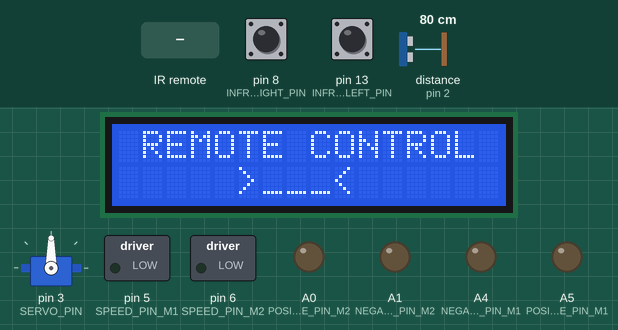
Recording of a sketch running on a simulated Arduino Uno, built with avr-gcc and run on an emulated ATmega328P. Shown: 16×2 character LCD, servo, switched loads named in the sketch (green lamp = pin HIGH), output pins drawn as LEDs (lit = HIGH). The test bench sets the inputs (shaded band); at power-on: pin 8 (INFRARED_RIGHT_PIN) HIGH, pin 13 (INFRARED_LEFT_PIN) HIGH, distance to the obstacle (sensor on pin 2) 80 cm. The echo pulse lasts 58.3 µs per cm; pins used as bus, display or sensor lines are not drawn; what the sketch prints to the serial monitor is not drawn.

Above: at 1.7 s.
1.8 s: infrared code 0xB946FF00 received
At 3.0 s:
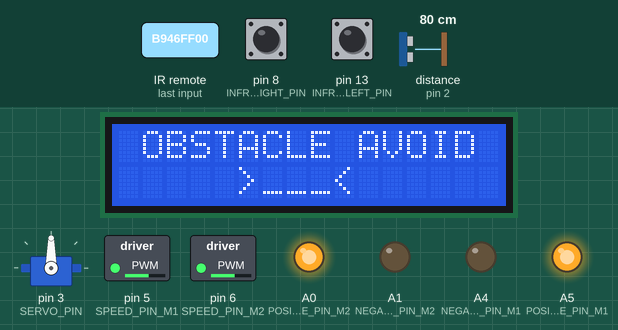
3.3 s: infrared code 0xB847FF00 received
At 4.4 s:
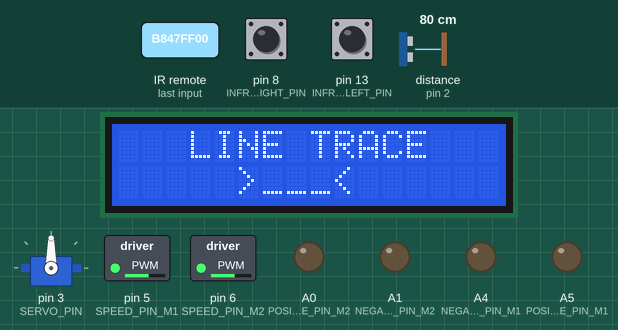
4.8 s: infrared code 0xBA45FF00 received
At 5.7 s:
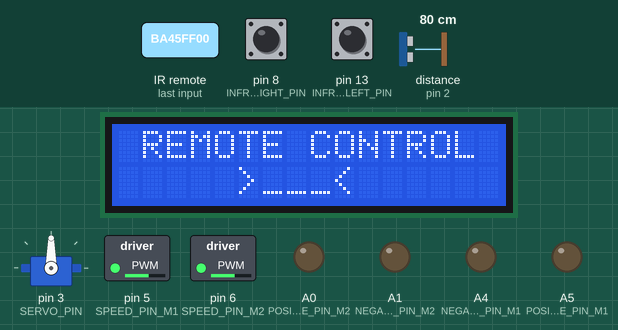
Timing chart, 0 to 7.8 s (numbered marks = the images above; inputs shaded):
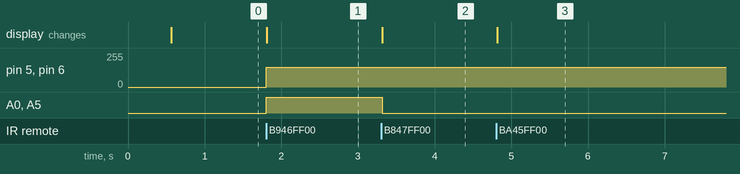

Measured:
- after the input at 1.8 s, pin 5 (SPEED_PIN_M1), pin 6 (SPEED_PIN_M2): 0/255 → 150/255 at once; A0 (POSITIVE_PIN_M2), A5 (POSITIVE_PIN_M1): LOW → HIGH at once; the display: changes at once (image 1)
- after the input at 3.3 s, A0 (POSITIVE_PIN_M2), A5 (POSITIVE_PIN_M1): HIGH → LOW at once; the display: changes at once (image 2)
- after the input at 4.8 s, the display: changes at once (image 3)

The sketch:

self-driving-car.ino
```cpp
#include "ultrasonic.h"
#include "motor.h"
#include "remote-control.h"
#include "infrared-sensor.h"
#include "car.h"
#include <Servo.h>
#include <LiquidCrystal.h>

// LCD Display pins.
#define RS A2
#define EN A3
#define D4 9
#define D5 10
#define D6 11
#define D7 12

// Motors definitions.
#define POSITIVE_PIN_M1 A5
#define POSITIVE_PIN_M2 A0
#define NEGATIVE_PIN_M1 A4
#define NEGATIVE_PIN_M2 A1
#define SPEED_PIN_M1 5
#define SPEED_PIN_M2 6

// Ultrasonic definitions.
#define ULTRASONIC_TRIGGER_PIN 4
#define ULTRASONIC_ECHO_PIN 2

// Servo definitions.
#define SERVO_PIN 3

// Infrared definitions.
#define INFRARED_RIGHT_PIN 8
#define INFRARED_LEFT_PIN 13
#define DARK 1
#define LIGHT 0

// Remote definitions.
#define REMOTE_PIN 7

// Modes definitions using buttons.
#define MODE_ALTERATION_PIN 13
#define OBSTACLE_AVOIDANCE 1
#define LINE_FOLLOWING_STOP 2
#define REMOTE_CONTROL 0

LiquidCrystal lcd(RS, EN, D4, D5, D6, D7);

void obstacleAvoidance(Motor_t *rightMotor, Motor_t *leftMotor, Ultrasonic_t *ultrasonic, uint16_t rightSpeed, uint16_t leftSpeed, unsigned int thresholdDistance);
void oneLineTraceMode(InfraredSensor_t *infraredSensorRight, InfraredSensor_t *infraredSensorLeft, Motor_t *rightMotor, Motor_t *leftMotor, uint16_t rightSpeed, uint16_t leftSpeed, uint16_t rotationSpeed);

Motor_t rightMotor;
Motor_t leftMotor;
Ultrasonic_t ultrasonic;
InfraredSensor_t infraredSensorRight;
InfraredSensor_t infraredSensorLeft;
Servo servo;

// Setting up.
void setup() {
  // Serial connection for debugging.
  Serial.begin(9600);

  // Remote Setup
  remoteInit(REMOTE_PIN);

  // LCD setup.
  lcd.begin(16, 2);
  lcd.setCursor(5, 1);
  lcd.print(">___<");

  // Initializing the infrared sensor
  infraredInit(&infraredSensorRight, INFRARED_RIGHT_PIN);
  infraredInit(&infraredSensorLeft, INFRARED_LEFT_PIN);

  // Initializing motors for controlling them.
  motorInit(&rightMotor, POSITIVE_PIN_M1, NEGATIVE_PIN_M1, SPEED_PIN_M1);
  motorInit(&leftMotor, POSITIVE_PIN_M2, NEGATIVE_PIN_M2, SPEED_PIN_M2);

  // Initializing the Ultrasonic for sensing.
  ultrasonicInit(&ultrasonic, ULTRASONIC_TRIGGER_PIN, ULTRASONIC_ECHO_PIN);

  // Initializing servo.
  servo.attach(SERVO_PIN);
  servo.write(90);
  delay(500);
}

// Necessary variables for car operation.
unsigned int thresholdDistance = 0;
uint16_t rotationSpeed = 0;
uint16_t rotationOffset = 0;
uint16_t rightSpeed = 0;
uint16_t leftSpeed = 0;
uint8_t mode = 0;
unsigned long remoteCode = 0;
void loop() {
  switch(remoteCode)
  {
    case 0:
      remoteCode = remoteGetSignal();
      break;
    case ONE:
      mode = REMOTE_CONTROL;
      remoteCode = 0;
      break;
    case TWO:
      mode = OBSTACLE_AVOIDANCE;
      remoteCode = 0;
      break;
    case THREE:
      mode = LINE_FOLLOWING_STOP;
      remoteCode = 0;
      break;
    default:
      remoteCode = 0;
      break;
  }
  // The abstacle avoidance mode.
  if(mode == OBSTACLE_AVOIDANCE)
  {
    lcd.setCursor(0, 0);
    lcd.print(" OBSTACLE AVOID ");
    rightSpeed = 150;
    leftSpeed = 150;
    thresholdDistance = 20;
    rotationSpeed = 150;
    obstacleAvoidance(&rightMotor, &leftMotor, &ultrasonic, rightSpeed, leftSpeed, thresholdDistance, rotationSpeed);
  }
  // The line following mode. Stops to modify the orientation then moves again.
  else if(mode == LINE_FOLLOWING_STOP)
  {
    Serial.println("Trace No");
    lcd.setCursor(0, 0);
    lcd.print("   LINE TRACE   ");
    rightSpeed = 150;
    leftSpeed = 150;
    rotationSpeed = 150;
    oneLineTraceMode(&infraredSensorRight, &infraredSensorLeft, &rightMotor, &leftMotor, rightSpeed, leftSpeed, rotationSpeed);
  }
  // Remote control mode
  else if(mode == REMOTE_CONTROL)
  {
    lcd.setCursor(0, 0);
    lcd.print(" REMOTE CONTROL ");
    rightSpeed = 150;
    leftSpeed = 150;
    rotationSpeed = 150;
    remoteCode = remoteControl(&rightMotor, &leftMotor, rotationSpeed, rightSpeed, leftSpeed);
  }
}

/*Makes the car make a decision if it found an obstacle in front of it
  The car is going to see in its left and right directions and walk in the more distanced direction.
  rightMotor -> The right motor of the car.
  leftMotor -> The left motor of the car.
  rightSpeed -> The speed of the motor on the right
  leftSpeed -> The speed of the motor on the left
  thresholdDistance -> The distance on which it will stop and look left and right.
  rotationSpeed -> The speed the car is going to rotate in towards the direction that has more distance*/
void obstacleAvoidance(Motor_t *rightMotor, Motor_t *leftMotor, Ultrasonic_t *ultrasonic, uint16_t rightSpeed, uint16_t leftSpeed, unsigned int thresholdDistance, uint16_t rotationSpeed)
{
  moveStraight(rightMotor, leftMotor, FORWARD, 0, rightSpeed, leftSpeed);
  float distance = ultrasonicGetDistance(ultrasonic);
  if(distance < thresholdDistance)
  {
    // Stop before looking left or right.
    stopMoving(rightMotor, leftMotor);
    delay(1000);

    // The variables with which we will get the right and left distance
    unsigned int rightDistance = 0;
    unsigned int leftDistance = 0;

    // Look at the right direction and get the distance.
    servo.write(0);
    delay(500);
    rightDistance = ultrasonicGetDistance(ultrasonic);
    delay(150);

    // Look at the left direction and get the distance.
    servo.write(180);
    delay(500);
    leftDistance = ultrasonicGetDistance(ultrasonic);
    delay(150);

    // Go back to starting position.
    servo.write(90);
    delay(500);

    /*If the ultrasonic found the leftDistance is more or equal to the rightDistance, the car is going to rotate left.
      Otherwise, it is going to rotatoe to the right.*/
    if(leftDistance >= rightDistance) rotateInPlace(rightMotor, leftMotor, LEFT, 180, rotationSpeed);
    else rotateInPlace(rightMotor, leftMotor, RIGHT, 180, rotationSpeed);

    // Stopping for 2 seconds before moving again.
    stopMoving(rightMotor, leftMotor);
    delay(2000);
  }
}

/*This mode traces a line and stops while changing the orientation.
  infraredSensorRight -> The sensor on the right of the car.
  infraredSensorLeft -> The sensor on the left of the car.
  rightMotor -> The motor on the right of the car.
  leftMotor -> The motor on the left of the car.
  rightSpeed -> The speed of the right wheel.
  leftSpeed -> The speed of the left wheel.*/
void oneLineTraceMode(InfraredSensor_t *infraredSensorRight, InfraredSensor_t *infraredSensorLeft, Motor_t *rightMotor, Motor_t *leftMotor, uint16_t rightSpeed, uint16_t leftSpeed, uint16_t rotationSpeed)
{
  // As long as the right and left sensors are reading LIGHT (LOW), it is going to move straight forward.
  if(getInfraredState(infraredSensorRight) == LIGHT && getInfraredState(infraredSensorLeft) == LIGHT)
  {
    moveStraight(rightMotor, leftMotor, FORWARD, 0, rightSpeed, leftSpeed);
  }
  /*If the sensor on the right found the ground to be DARK (HIGH), it is going to enter the loop.*/
  while(getInfraredState(infraredSensorRight) == DARK)
  {
    /*If the left sensor is reading DARK like the right sensor, the car is going to stop moving and break.*/
    if(getInfraredState(infraredSensorLeft) == DARK)
    {
      stopMoving(rightMotor, leftMotor);
      break;
    }
    /*As long as the right sensor is DARK, the car is going to rotate until the right sensor becomes LIGHT again or left sensor becomes DARK.*/
    rotateInPlace(rightMotor, leftMotor, RIGHT, 0, rotationSpeed);
  }

  /*If the sensor on the left found the ground to be DARK (HIGH), it is going to enter the loop.*/
  while(getInfraredState(infraredSensorLeft) == DARK)
  {
    /*If the right sensor is reading DARK like the right sensor, the car is going to stop moving and break.*/
    if(getInfraredState(infraredSensorRight) == DARK)
    {
      stopMoving(rightMotor, leftMotor);
      break;
    }
    /*As long as the left sensor is DARK, the car is going to rotate until the left sensor becomes LIGHT again or right sesnor becomes DARK.*/
    rotateInPlace(rightMotor, leftMotor, LEFT, 0, rotationSpeed);
  }
}
```

car.h
```cpp
/*This library has a set of functions to control a car with two motor
The library leverages the motor.h library to control the car.*/

#ifndef CAR_H
#define CAR_H

// Rotation definitions.
#define RIGHT 1
#define LEFT 0

#include <stdint.h>
#include "motor.h"

void moveStraight(Motor_t *rightMotor, Motor_t *leftMotor, uint8_t straightMode, unsigned int delayTime, uint16_t rightSpeed, uint16_t leftSpeed);
void rotateInPlace(Motor_t *rightMotor, Motor_t *leftMotor, uint8_t steeringMode, unsigned int delayTime, uint16_t speed);
void stopMoving(Motor_t *rightMotor, Motor_t *leftMotor);

#endif*/
```

car.ino
```cpp
#include "car.h"

/*Makes the car move in a straight line.
  rightMotor -> The wheel on the right of the car.
  leftMotor -> The wheel on the left of the car.
  straightMode -> Decides wheter the caris going to move FORWARD or BACKWARD.
  delayTime -> Decides the delay time (milliSeconds) the car is going to rotate in.
  rightSpeed -> The speed of the wheel on the right.
  leftSpeed -> The speed of the wheel on the left.*/
void moveStraight(Motor_t *rightMotor, Motor_t *leftMotor, uint8_t straightMode, unsigned int delayTime, uint16_t rightSpeed, uint16_t leftSpeed)
{
  moveMotor(rightMotor, straightMode, rightSpeed);
  moveMotor(leftMotor, straightMode, leftSpeed);
  delay(delayTime);
}

/*This function makes the car rotate in place
  rightMotor -> The wheel on the right of the car.
  leftMotor -> The wheel on the left of the car.
  steeringMode -> Decides whether the car is going to move RIGHT or LEFT.
  delayTime -> Decides the delay time the car is going to rotate in.*/
void rotateInPlace(Motor_t *rightMotor, Motor_t *leftMotor, uint8_t steeringMode, unsigned int delayTime, uint16_t speed)
{
  moveMotor(rightMotor, (steeringMode + 1) % 2, speed);
  moveMotor(leftMotor, steeringMode % 2, speed);
  delay(delayTime);
}

/*Makes the car stop moving
  rightMotor -> The wheel on the right of the car.
  leftMotor -> The wheel on the left of the car.*/
void stopMoving(Motor_t *rightMotor, Motor_t *leftMotor)
{
  stopMotor(rightMotor);
  stopMotor(leftMotor);
}
```

infrared-sensor.h
```cpp
#ifndef INFRARED_H
#define INFRARED_H

typedef struct InfraredSensor{
  uint8_t infraredPin;
} InfraredSensor_t;

uint8_t getInfraredState(InfraredSensor_t *infraredSensor);
void infraredInit(InfraredSensor_t *infraredSensor, uint8_t infraredPin);

#endif
```

infrared-sensor.ino
```cpp
#include "infrared-sensor.h"

void infraredInit(InfraredSensor_t *infraredSensor, uint8_t infraredPin)
{
  infraredSensor->infraredPin = infraredPin;
  pinMode(infraredPin, INPUT_PULLUP);
}

uint8_t getInfraredState(InfraredSensor_t *infraredSensor)
{
  return digitalRead(infraredSensor->infraredPin);
}
```

motor.h
```cpp
/*The motor library is used to make operations with the Arduino and an H bridge module
All functions and structs are defined according to the POV of the arduino*/

#ifndef MOTOR_H
#define MOTOR_H

#define NO_PIN -1
#define FORWARD 1
#define BACKWARD 0

#include <stdint.h>

/*A motor structure that defines the pins the arduino is going to modify to control the motor using the H bridge.
  The positivePin and negativePin variables are defined according to the voltage across motors.
  If the positivePin is HIGH and negativePin is LOW, the motor rotates FORWARD.
  If the positivePin is LOW and negativePin is HIGH, the motor rotates BACKWARD.
  The speed pin is optional for controlling the speed of the motor using the H bridge.
  If the user didn't need to control the speed then the user should assign the speedPin to NO_PIN and should connect the enable pin to 5V*/
typedef struct{
  uint8_t positivePin;
  uint8_t negativePin;
  uint8_t speedPin;
} Motor_t;

void moveMotor(Motor_t *motor, uint8_t movingMode, uint16_t speed);
void motorInit(Motor_t *motor, uint8_t positivePin, uint8_t negativePin, uint8_t speedPin);
void stopMotor(Motor_t *motor);
void changeMotorSpeed(Motor_t *motor, uint16_t speed);

#endif
```

motor.ino
```cpp
#include "motor.h"

/*Initialize the H bridge module to control the motor using another functions.
  motor -> A pointer to a motor that is going to be used.
  positivePin -> The pin which when is HIGH and negativePin is LOW, the motor would rotate forward. (and vice versa).
  speedPin -> The pin that controls the speed of the motor.
  If the speed pin is NO_PIN all the functions are going to ignore any speed the user specifies.*/
void motorInit(Motor_t *motor, uint8_t positivePin, uint8_t negativePin, uint8_t speedPin)
{
  uint8_t pins[] = {positivePin, negativePin, speedPin}; // Puts the pins in an array before starting to assign the pins' modes.
  for (int i = 0; i < 3; i++) pinMode(pins[i], OUTPUT); // Assigning the pins' modes using a for loop to OUTPUT.
  /*Assigning the pins to the ones the motor uses.*/
  motor->positivePin = positivePin;
  motor->negativePin = negativePin;
  motor->speedPin = speedPin;
}

/*Rotates a motor in a specific direction
  motor -> a pointer to the motor that needs modification.
  movingMode -> It is the direction the motor will move in. It can either be FORWARD or BACKWARD.
  speed -> The speed the motor will use if it contains a pin. This would be useless if there's no pin for controlling speed.
speed is a value between 0 and 255*/
void moveMotor(Motor_t *motor, uint8_t movingMode, uint16_t speed)
{
  // Checking that the movingMode is either FORWARD or BACKWARD.
  if(movingMode != FORWARD && movingMode != BACKWARD) return;

  /*Checks if there's a speed pin or not.
    If it exists, the speed is going to get modified by the value that got passed
    If not, the function will ignore the value of the speed passed into it.*/
  if(motor->speedPin != NO_PIN || (speed < 256 && speed >= 0)) analogWrite(motor->speedPin, speed);

  /*For the motor to move forward, the positivePin needs to be HIGH and the negative pin needs to be LOW.
    This section of code make use of the fact that HIGH = 0x1 and LOW = 0x0.
    If movingMode = FORWARD, this means movingMode = 1, then the postivePin in the motor
  will be 1 (HIGH) and negativePin will be 0 (LOW), and vice versa.*/
  digitalWrite(motor->positivePin, movingMode % 2);
  digitalWrite(motor->negativePin, (movingMode + 1) % 2);
}

/*Stops a specific motor from moving.
  motor ->A pointer to the motor that needs to be modified.*/
void stopMotor(Motor_t *motor)
{
  /*The function assgines both positive and negative pins to LOW to stop the motor from moving.*/
  digitalWrite(motor->positivePin, LOW);
  digitalWrite(motor->negativePin, LOW);
}

/*Changes the speed of a specific motor without moving or stopping the motor.
  motor -> A pointer to the motor that needs to be modified.
  speed -> The new speed of the motor.*/
void changeMotorSpeed(Motor_t *motor, uint16_t speed)
{
  /*If there's a pin for the speed, and the speed is in the valid range, The motor speed will change.
    If not, this function does nothing.*/
  if(motor->speedPin != NO_PIN || (speed < 256 && speed >= 0)) analogWrite(motor->speedPin, speed);
}
```

remote-control.h
```cpp
/*This library contains multiple functions to control the car with the remote.
  This function uses LiquidCrystal.h library and assumes that the LCD display will be an interface for the user.*/

#ifndef REMOTE_H
#define REMOTE_H
#include <IRremote.hpp>
#include "motor.h"
#include "car.h"

#define ZERO 0xE619FF00
#define ONE 0xBA45FF00
#define TWO 0xB946FF00
#define THREE 0xB847FF00
#define FOUR 0xBB44FF00
#define FIVE 0xBF40FF00
#define SIX 0xBC43FF00
#define SEVEN 0xF807FF00
#define EIGHT 0xEA15FF00
#define NINE 0xF609FF00
#define OK 0xE31CFF00
#define UP 0xE718FF00
#define DOWN 0xAD52FF00
#define LEFT_SIDE 0xF708FF00
#define RIGHT_SIDE 0xA55AFF00


unsigned long REMOTE_BUTTONS[]
{
  ZERO,
  ONE,
  TWO,
  THREE,
  FOUR,
  FIVE,
  SIX,
  SEVEN,
  EIGHT,
  NINE,
  OK,
  UP,
  DOWN,
  LEFT_SIDE,
  RIGHT_SIDE
};

void remoteInit(uint8_t receiverPin);
unsigned long remoteControl(Motor_t *rightMotor, Motor_t *leftMotor, uint16_t rotationSpeed, uint16_t rightSpeed, uint16_t leftSpeed);
unsigned long remoteGetSignal();

#endif
```

remote-control.ino
```cpp
#include "remote-control.h"

void remoteInit(uint8_t receiverPin)
{
  IrReceiver.begin(receiverPin, ENABLE_LED_FEEDBACK);
}

unsigned long remoteControl(Motor_t *rightMotor, Motor_t *leftMotor, uint16_t rotationSpeed, uint16_t rightSpeed, uint16_t leftSpeed)
{
  unsigned long code = 0;
  unsigned long lastCode = 0;
  unsigned long lastSignalTime = 0;
  const unsigned long timeout = 200;
  const uint8_t repeatCode = 0;
  while(1)
  {
    if (IrReceiver.decode())
    {
      code = IrReceiver.decodedIRData.decodedRawData; // Read the raw code
      Serial.println(code, HEX);  // Print the received IR code in hexadecimal

      // If the received code is not the repeat code, update the lastCode
      if (code != repeatCode) lastCode = code;

      // Update the timestamp to the current time (signal received)
      lastSignalTime = millis();

      // Ready to receive the next IR signal
      IrReceiver.resume();
    }

    if (millis() - lastSignalTime <= timeout)
    {
      if (lastCode == UP) moveStraight(rightMotor, leftMotor, FORWARD, 0, rightSpeed, leftSpeed);
      else if(lastCode == DOWN) moveStraight(rightMotor, leftMotor, BACKWARD, 0, rightSpeed, leftSpeed);
      else if(lastCode == RIGHT_SIDE) rotateInPlace(rightMotor, leftMotor, RIGHT, 0, rotationSpeed);
      else if(lastCode == LEFT_SIDE) rotateInPlace(rightMotor, leftMotor, LEFT, 0, rotationSpeed);
      else if(lastCode == ONE || lastCode == TWO || lastCode == THREE) return lastCode;
    }
    else stopMoving(rightMotor, leftMotor);
  }
}

unsigned long remoteGetSignal()
{
  unsigned long code = 0;
  if (IrReceiver.decode())
    {
      code = IrReceiver.decodedIRData.decodedRawData;
      IrReceiver.resume();
    }
  return code;
}
```

ultrasonic.h
```cpp
/*The ultrasonic library is used to make operations using the ultrasonic with the Arduino.*/

#ifndef ULTRASONIC_H
#define ULTRASONIC_H

#include <stdint.h>

/*A struct the defines the Ultrasonic pins with which the Arduino is going to use the Ultrasonic.
  All pins are assgined in the POV of the arduino and not the Ultrasonic sensor.
  triggerPin is the trigger pin in the Ultrasonic sensor that is used to start reading with the sensor.
  echoPin is the echo pin with which the Ultrasonnic sensor is going to send back the reading to the arduino.*/
typedef struct Ultrasonic{
  uint8_t triggerPin;
  uint8_t echoPin;
} Ultrasonic_t;

void ultrasonicInit(Ultrasonic_t *ultrasonic, uint8_t triggerPin, uint8_t echoPin);
float ultrasonicGetDistance(Ultrasonic_t *ultrasonic);

#endif
```

Source omitted: ultrasonic.ino (1992 bytes)
